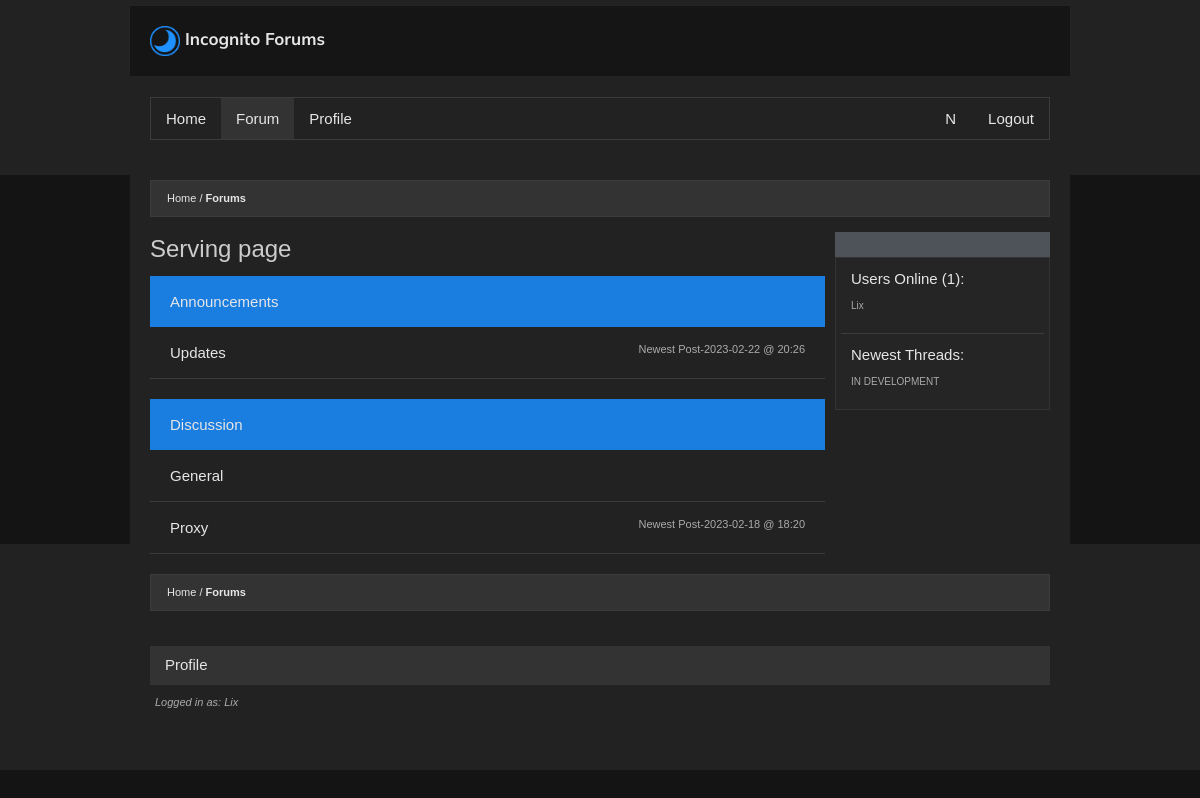
The app's page /serve (signed in) with its own data.
### main.py (models this page shows, shortened)
class Topic(db.Model):
  id = db.Column(db.Integer, primary_key=True)
  name = db.Column(db.String(200), nullable=False)
  subtopics = db.relationship('Subtopic', backref='topic', lazy=True)

class Subtopic(db.Model):
  id = db.Column(db.Integer, primary_key=True)
  name = db.Column(db.String(200), nullable=False)
  m_url = db.Column(db.String(60), unique=True, nullable=False)
  posts = db.relationship('Post', backref='subtopic', lazy=True)
  m_topic = db.Column(db.Integer, db.ForeignKey('topic.id'), nullable=False)
  adminTopic = db.Column(db.Boolean(), nullable=False, default=False)

class Post(db.Model):
  id = db.Column(db.Integer, primary_key=True)
  title = db.Column(db.String(200), nullable=False)
  content = db.Column(db.String(3000), nullable=False)
  author_id = db.Column(db.Integer, db.ForeignKey('user.id'), nullable=False)
  author = db.relationship(lambda: User,
                           uselist=False,
                           overlaps='post,user',
                           viewonly=True)
  created_on = db.Column(db.DateTime,
                         nullable=False,
                         default=datetime.utcnow,
                         index=True)
  replies = db.relationship('Comment', backref='post', lazy=True)
  msubtopic = db.Column(db.Integer,
                        db.ForeignKey('subtopic.id'),
                        nullable=False)
  sub = db.relationship(lambda: Subtopic,
                        uselist=False,
                        overlaps='post,subtopic',
                        viewonly=True)
  uuid = db.Column(db.String(40), default=tools.CreateUUID())
  mtag = db.Column(db.Integer, db.ForeignKey('tags.id'), nullable=True)
  tag = db.relationship(lambda: Tags,
                        uselist=False,
                        overlaps='post,tags',
                        viewonly=True)
  anon = db.Column(db.Boolean(), nullable=False, default=False)
  edited_time = db.Column(db.DateTime,
                         nullable=True)
  votes = db.relationship('ContentVote', backref='post', lazy=True)

class User(UserMixin, db.Model):
  id = db.Column(db.Integer, primary_key=True)
  username = db.Column(db.String(80), nullable=False, unique=True)
  description = db.Column(db.String(500), nullable=True)
  email = db.Column(db.String(60), nullable=True, unique=True)
  password = db.Column(db.String(600), nullable=False)
  confirmed = db.Column(db.Boolean(), nullable=False, default=False)
  registered_on = db.Column(db.DateTime,
                            nullable=False,
                            default=datetime.utcnow)
  profile_pic = db.Column(db.String(), default="default.png")
  role = db.Column(db.String(150), default="Commenter")
  admin = db.Column(db.Boolean(), nullable=False, default=False)
  posts = db.relationship('Post', backref='user', lazy=True)
  comments = db.relationship('Comment', backref='user', lazy=True)
  elo = db.Column(db.Integer, default=500)
  following = db.relationship('User',
                              secondary=followers,
                              backref=db.backref('followers', lazy='dynamic'),
                              primaryjoin=(followers.c.follower_id == id),
                              secondaryjoin=(followers.c.followed_id == id),
                              lazy='dynamic')
  notifications = db.relationship('Notification', backref='user', lazy=True)
  last_active = db.Column(db.DateTime,
                            nullable=True,
                            default=datetime.utcnow)
  liked = db.relationship(
    'ContentVote',
    foreign_keys='ContentVote.user_id',
    backref='user', lazy='dynamic')

### main.py (the view)
@app.route('/serve')
def mserve():
  topics = Topic.query.limit(5).all()
  return render_template("serve.html", topics=topics)

### main.py (called while the page is built)
@login_manager.user_loader
def load_user(user_id):
  return User.query.get(int(user_id))

def GetNotifications(user):
  nots = Notification.query.filter_by(m_user=user.id).order_by(
    Notification.time.desc()).limit(5)
  for note in nots:
    if (note.time - datetime.utcnow()).days > 6:
      note.delete()
  return nots

def appendOnline(udata: UserData):
  global currently_online
  for i in currently_online:
    if i.username == udata.username: return
  currently_online.append(UserData(udata.username, udata.last_active))

def getOnline():
  global currently_online
  return currently_online

@app.before_request
def updateLastActive():
  if not current_user.is_authenticated: return
  global currently_online
  current_user.last_active = datetime.utcnow()
  appendOnline(current_user)
  db.session.commit()

### templates/serve.html (shortened to what this page needs)
{% extends 'base.html' %}
{% set active_page = 'forum' %}
{% block main %}
  <ul class="bread">
    <li><a href="#">Home</a></li>
    <li><a href="#" class="bold">Forums</a></li>
  </ul>
<div class="clearfix">
<div class="left_col">
  <div class="title"><h1>Serving page</h1></div>
  {% for topic in topics %}
  <div class="group">
    <div class="node">
      <h4 class="nodeTitle">{{ topic.name }}</h4>
    </div>
    {% if topic.subtopics|length > 0 %}
    {% for sub in topic.subtopics %}
    <div class="subunit clearfix">
      <a href="{{url_for('topic', murl=sub.m_url )}}"><h4>{{ sub.name }}</h4></a>
      {% if sub.posts|length > 0 %}
        <a class="recent" href="{{url_for('topic', murl=sub.m_url )}}">Newest Post-<time class="time">{{ sub.posts[-1].created_on.strftime('%Y-%m-%d @ %H:%M') }}</time></a>
      {% endif %}
      </div>
    {% endfor %}
    {% else %}
    <div class="subunit clearfix"><a href="javascript:void(0)"><h4>No subtopics exist yet.</h4></a> <a class="recent" href="javascript:void(0)">Newest Post-<time class="time">NaN @ NaN</time></a></div>
    {% endif %}
  </div>
  {% endfor %}
</div>
<div class="right_col">
  <div class="dell"></div>
  <div class="statcard">
  <div class="sep">
  <h3>Users Online ({{ currently_online()|length }}):</h3>
  {% set comma = joiner(", ") %}
  <p>{% for user in currently_online() %}{{ comma() }}<a class='nostyle' href="{{ url_for('profile', username=user.username) }}">{{ user.username }}</a>{% endfor %}</p>
  </div>
  <div class="sep">
  <h3>Newest Threads:</h3>
  <p>IN DEVELOPMENT</p>
  </div>
  </div>
</div>
</div>
  <ul class="bread">
    <li><a href="#">Home</a></li>
    <li><a href="#" class="bold">Forums</a></li>
  </ul>
</div>
{% endblock %}

### templates/base.html (shortened to what this page needs)
<!DOCTYPE html>
<html xmlns="http://www.w3.org/1999/xhtml" lang="en" xml:lang="en">
<head>
  <link href="{{ url_for('static', filename='style.css') }}" rel="preconnect stylesheet" type="text/css" />
</head>
<body>
<div id="header">
  <div class="navbar pagesize noselect"><a class="nostyle" href="{{ url_for('index') }}"><img class="stache" src="{{ url_for('static', filename='imgs/stache.png') }}" alt="" aria-hidden='true'><span id="namebar">{{ settings['website']['name'] }}</span></a></div>
  <nav class="pagesize">
    <ul class="btncontainer clearfix">
      <a class="{{'active' if active_page == 'home' }}" href="/">Home</a>
      <a class="{{'active' if active_page == 'forum' }}" href="{{ url_for('mserve') }}">Forum</a>
      {% if current_user.is_authenticated %}
      <a class="{{'active' if active_page == 'profile' }}" href="{{ url_for('profile', username=current_user.username) }}">Profile</a>
      <a class="rightfloat" href="{{ url_for('logout') }}">Logout</a>
      <div class="notifications rightfloat">
        {% set notis = GetNotifications(current_user) %}
        <a class="nopadd" href="{{ url_for('notifications') }}"><summary data-nots='{{ notis.all()|length }}' {% if (notis.all()|length) > 0 %}class='enabled'{% endif %}>N</summary></a>
      </div>{% else %}
      <a class="{{'active' if active_page == 'login' }}" href="{{ url_for('login') }}">Login</a>
      {% endif %}
    </ul>
  </nav>
</div>
<div class="content pagesize">
<main>{% block main %}{% endblock %}</main>
<footer class="bottom">
    <div class="pagesize">
        <div class="socials">
        <ul class="clearfix">
            {% if current_user.is_authenticated %}
            <a class="left" href="{{ url_for('profile', username=current_user.username) }}">Profile</a>
            {% else %}
            <a href="{{ url_for('profile', username='LIX') }}" class="left">Profile</a>
            {% endif %}
        </ul>
        </div>
        <div class="legal">{% if current_user.is_authenticated %}<a href="{{ url_for('settings') }}">Logged in as: {{ current_user.username }}</a>{% endif %}</div>
    </div>
</footer>
</body>
</html>

### static/style.css (style rules this page uses)
html, body { height: 100%; width: 100%; overflow-x: hidden; margin: 0; color: rgb(230, 230, 230); background-color: rgb(20, 20, 20); font-family: Arial, Helvetica, sans-serif; font-family: Verdana, sans-serif; font-size: 15px; -moz-text-size-adjust: 100%; -ms-text-size-adjust: 100%; text-size-adjust: 100%; -webkit-text-size-adjust: 100%; line-height: 1.4; word-wrap: break-word; }
#header { background-color: #222; width: 100%; margin: 0; position: relative; top: 0; height: 170px; padding-top: 5px; }
.noselect { -webkit-user-select: none; -moz-user-select: none; -ms-user-select: none; user-select: none; }
#header span { font-weight: bold; font-family: Arial, Helvetica, sans-serif; font-family: 'Mulish', sans-serif; font-size: 17px; }
.navbar { background: #151515; padding: 20px; border-radius: 2px; margin: auto; margin-top: 8px; border: 1px solid #242424; }
nav { background-color: #222; padding: 20px; margin: auto; margin-top: 15px; }
nav a { text-decoration: none; color: rgb(230, 230, 230); margin: 0; float: left; text-align: center; }
.btncontainer { background-color: #222; text-align: center; border: 1px solid rgb(60, 60, 60); }
.btncontainer a { padding: 10px 15px; }
ul { list-style-type: none; margin: 0; padding: 0; }
.btncontainer a.active { background-color: #333; }
.content ul.bread { margin: auto; padding: 10px 16px; background-color: #333; margin-bottom: 15px; border: 1px solid rgb(60, 60, 60); font-size: 11px; }
.bread li { display: inline; }
.bread li a { text-decoration: none; color: rgb(230, 230, 230); }
.bread li+li:before { content: "/\00a0"; }
.content a { color: rgb(230, 230, 230); }
.bold { font-weight: bold; }
.pagesize { max-width: 900px; margin: 0 auto; }
h1, h2, h3, h4, h5, h6 { font-weight: normal; font-family: Arial, Helvetica, sans-serif; }
.title h1 { font-size: 24px; color: #ccc; overflow: hidden; }
.title { margin-bottom: 10px; }
.content { z-index: 1; margin: auto; background: #222; padding: 20px; position: relative; margin-top: -15px; }
.sep { border-bottom: 1px solid rgb(60, 60, 60); padding: 10px; -webkit-box-sizing: border-box; box-sizing: border-box; }
.bottom { left: 50%; -webkit-transform: translateX(-50%); -ms-transform: translateX(-50%); transform: translateX(-50%); position: relative; margin-top: -102px; padding: 5px; background-color: #222; width: 100%; height: 121px; padding-top: 100px; }
.socials { z-index: 1; background-color: #333; }
.socials a { padding: 10px 15px; text-decoration: none; color:rgb(230, 230, 230); }
.socials a.left { float: left; }
.legal { padding: 5px; }
.legal a { text-decoration: none; font-style: italic; font-size: 11px; color: #acacac; }
.group { margin-bottom: 20px; }
.group .node { background-color: #1a7de0; padding: 15px 20px; }
.group .node .nodeTitle { margin: 0; }
.group .subunit { border-bottom: 1px solid rgb(60, 60, 60); padding: 15px 20px; }
.group .subunit a { text-decoration: none; float: left; }
.group .subunit a h4 { margin: 0; }
.group .subunit a.recent { float: right; color: #acacac; font-size: 11px; }
.rightfloat { float: right; }
.stache { width: 30px; position: relative; vertical-align: middle; margin-right: 5px; }
.nostyle { text-decoration: none; color: unset; }
article ul, ol, h1, h2, h3, h4, h5, h6 { white-space: normal; margin: 0; }
.notifications { display: inline-block; position: relative; }
.notifications summary { padding: 10px 17px; margin: 0; }
.notifications .nopadd { padding: 0; }
.left_col { float: left; width: 75%; }
.right_col { float: right; width: 25%; }
.statcard { padding: 0 5px; background: #252525; border: 1px solid #333; margin-left: 10px; }
.statcard > *:last-child { border: none; }
.statcard p, .statcard p a { font-size: 10px; color: #aaa; }
.statcard h3 { font-size: 15px; }
.dell { padding: 0 5px; background: #4e5259; margin-left: 10px; height: 25px; }
.clearfix::after { content: ""; clear: both; display: table; }

### records on screen
Topic: name "Announcements"
Subtopic: name "Updates", created_on "2023-02-22 @ 20:26"
Topic: name "Discussion"
Subtopic: name "General"
Subtopic: name "Proxy", created_on "2023-02-18 @ 18:20"
User: username "Lix"

### other values on screen
{{ settings['website']['name'] }} "Incognito Forums"
{{ currently_online()|length }} "1"
